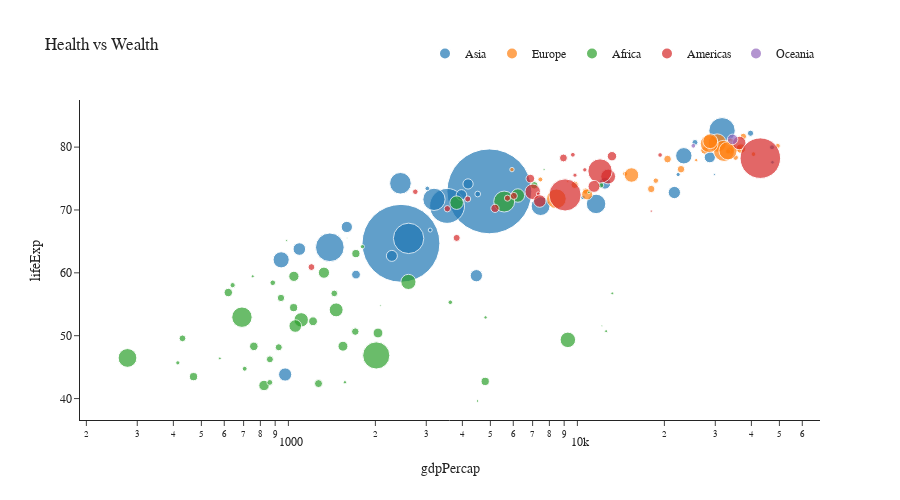

Notebook source saved alongside this figure:
### Code cell
fig = px.scatter(df_px, 
           y='lifeExp', 
           x='gdpPercap', 
           hover_name='country', 
           color='continent', 
           size='pop', 
           size_max=60, 
           log_x=True, 
           height=500, 
           title="Health vs Wealth",
           template='simple_white')
fig.update_layout(font_family="Rockwell",
                  legend=dict(orientation='h', title='', x=1, y=1.1, xanchor="right", yanchor="bottom"))
fig.show()
fig.write_html('population.html')

### Figure 1 — Plotly figure (JSON) as saved in the notebook; plotly's stock layout.template omitted (floating-point values rounded to 4 significant figures)
{"data": [{"hovertemplate": "<b>%{hovertext}</b><br><br>continent=Asia<br>gdpPercap=%{x}<br>lifeExp=%{y}<br>pop=%{marker.size}<extra></extra>", "hovertext": ["Afghanistan", "Bahrain", "Bangladesh", "Cambodia", "China", "Hong Kong, China", "India", "Indonesia", "Iran", "Iraq", "Israel", "Japan", "Jordan", "Korea, Dem. Rep.", "Korea, Rep.", "Kuwait", "Lebanon", "Malaysia", "Mongolia", "Myanmar", "Nepal", "Oman", "Pakistan", "Philippines", "Saudi Arabia", "Singapore", "Sri Lanka", "Syria", "Taiwan", "Thailand", "Vietnam", "West Bank and Gaza", "Yemen, Rep."], "legendgroup": "Asia", "marker": {"color": "#1F77B4", "size": [31889923, 708573, 150448339, 14131858, 1318683096, 6980412, 1110396331, 223547000, 69453570, 27499638, 6426679, 127467972, 6053193, 23301725, 49044790, 2505559, 3921278, 24821286, 2874127, 47761980, 28901790, 3204897, 169270617, 91077287, 27601038, 4553009, 20378239, 19314747, 23174294, 65068149, 85262356, 4018332, 22211743], "sizemode": "area", "sizeref": 366300.0, "symbol": "circle"}, "mode": "markers", "name": "Asia", "orientation": "v", "showlegend": true, "type": "scatter", "x": [974.6, 29800.0, 1391.0, 1714.0, 4959.0, 39720.0, 2452.0, 3541.0, 11610.0, 4471.0, 25520.0, 31660.0, 4519.0, 1593.0, 23350.0, 47310.0, 10460.0, 12450.0, 3096.0, 944, 1091.0, 22320.0, 2606.0, 3190.0, 21650.0, 47140.0, 3970.0, 4185.0, 28720.0, 7458.0, 2442.0, 3025.0, 2281.0], "xaxis": "x", "y": [43.83, 75.64, 64.06, 59.72, 72.96, 82.21, 64.7, 70.65, 70.96, 59.55, 80.75, 82.6, 72.53, 67.3, 78.62, 77.59, 71.99, 74.24, 66.8, 62.07, 63.78, 75.64, 65.48, 71.69, 72.78, 79.97, 72.4, 74.14, 78.4, 70.62, 74.25, 73.42, 62.7], "yaxis": "y"}, {"hovertemplate": "<b>%{hovertext}</b><br><br>continent=Europe<br>gdpPercap=%{x}<br>lifeExp=%{y}<br>pop=%{marker.size}<extra></extra>", "hovertext": ["Albania", "Austria", "Belgium", "Bosnia and Herzegovina", "Bulgaria", "Croatia", "Czech Republic", "Denmark", "Finland", "France", "Germany", "Greece", "Hungary", "Iceland", "Ireland", "Italy", "Montenegro", "Netherlands", "Norway", "Poland", "Portugal", "Romania", "Serbia", "Slovak Republic", "Slovenia", "Spain", "Sweden", "Switzerland", "Turkey", "United Kingdom"], "legendgroup": "Europe", "marker": {"color": "#FF7F0E", "size": [3600523, 8199783, 10392226, 4552198, 7322858, 4493312, 10228744, 5468120, 5238460, 61083916, 82400996, 10706290, 9956108, 301931, 4109086, 58147733, 684736, 16570613, 4627926, 38518241, 10642836, 22276056, 10150265, 5447502, 2009245, 40448191, 9031088, 7554661, 71158647, 60776238], "sizemode": "area", "sizeref": 366300.0, "symbol": "circle"}, "mode": "markers", "name": "Europe", "orientation": "v", "showlegend": true, "type": "scatter", "x": [5937.0, 36130.0, 33690.0, 7446.0, 10680.0, 14620.0, 22830.0, 35280.0, 33210.0, 30470.0, 32170.0, 27540.0, 18010.0, 36180.0, 40680.0, 28570.0, 9254.0, 36800.0, 49360.0, 15390.0, 20510.0, 10810.0, 9787.0, 18680.0, 25770.0, 28820.0, 33860.0, 37510.0, 8458.0, 33200.0], "xaxis": "x", "y": [76.42, 79.83, 79.44, 74.85, 73.0, 75.75, 76.49, 78.33, 79.31, 80.66, 79.41, 79.48, 73.34, 81.76, 78.89, 80.55, 74.54, 79.76, 80.2, 75.56, 78.1, 72.48, 74.0, 74.66, 77.93, 80.94, 80.88, 81.7, 71.78, 79.42], "yaxis": "y"}, {"hovertemplate": "<b>%{hovertext}</b><br><br>continent=Africa<br>gdpPercap=%{x}<br>lifeExp=%{y}<br>pop=%{marker.size}<extra></extra>", "hovertext": ["Algeria", "Angola", "Benin", "Botswana", "Burkina Faso", "Burundi", "Cameroon", "Central African Republic", "Chad", "Comoros", "Congo, Dem. Rep.", "Congo, Rep.", "Cote d'Ivoire", "Djibouti", "Egypt", "Equatorial Guinea", "Eritrea", "Ethiopia", "Gabon", "Gambia", "Ghana", "Guinea", "Guinea-Bissau", "Kenya", "Lesotho", "Liberia", "Libya", "Madagascar", "Malawi", "Mali", "Mauritania", "Mauritius", "Morocco", "Mozambique", "Namibia", "Niger", "Nigeria", "Reunion", "Rwanda", "Sao Tome and Principe", "Senegal", "Sierra Leone", "Somalia", "South Africa", "Sudan", "Swaziland", "Tanzania", "Togo", "Tunisia", "Uganda", "Zambia", "Zimbabwe"], "legendgroup": "Africa", "marker": {"color": "#2CA02C", "size": [33333216, 12420476, 8078314, 1639131, 14326203, 8390505, 17696293, 4369038, 10238807, 710960, 64606759, 3800610, 18013409, 496374, 80264543, 551201, 4906585, 76511887, 1454867, 1688359, 22873338, 9947814, 1472041, 35610177, 2012649, 3193942, 6036914, 19167654, 13327079, 12031795, 3270065, 1250882, 33757175, 19951656, 2055080, 12894865, 135031164, 798094, 8860588, 199579, 12267493, 6144562, 9118773, 43997828, 42292929, 1133066, 38139640, 5701579, 10276158, 29170398, 11746035, 12311143], "sizemode": "area", "sizeref": 366300.0, "symbol": "circle"}, "mode": "markers", "name": "Africa", "orientation": "v", "showlegend": true, "type": "scatter", "x": [6223.0, 4797.0, 1441.0, 12570.0, 1217.0, 430.1, 2042.0, 706.0, 1704.0, 986.1, 277.6, 3633.0, 1545.0, 2082.0, 5581.0, 12150.0, 641.4, 690.8, 13210.0, 752.7, 1328.0, 942.7, 579.2, 1463.0, 1569.0, 414.5, 12060.0, 1045.0, 759.3, 1043.0, 1803.0, 10960.0, 3820.0, 823.7, 4811.0, 619.7, 2014.0, 7670.0, 863.1, 1598.0, 1712.0, 862.5, 926.1, 9270.0, 2602.0, 4513.0, 1107.0, 883.0, 7093.0, 1056.0, 1271.0, 469.7], "xaxis": "x", "y": [72.3, 42.73, 56.73, 50.73, 52.3, 49.58, 50.43, 44.74, 50.65, 65.15, 46.46, 55.32, 48.33, 54.79, 71.34, 51.58, 58.04, 52.95, 56.73, 59.45, 60.02, 56.01, 46.39, 54.11, 42.59, 45.68, 73.95, 59.44, 48.3, 54.47, 64.16, 72.8, 71.16, 42.08, 52.91, 56.87, 46.86, 76.44, 46.24, 65.53, 63.06, 42.57, 48.16, 49.34, 58.56, 39.61, 52.52, 58.42, 73.92, 51.54, 42.38, 43.49], "yaxis": "y"}, {"hovertemplate": "<b>%{hovertext}</b><br><br>continent=Americas<br>gdpPercap=%{x}<br>lifeExp=%{y}<br>pop=%{marker.size}<extra></extra>", "hovertext": ["Argentina", "Bolivia", "Brazil", "Canada", "Chile", "Colombia", "Costa Rica", "Cuba", "Dominican Republic", "Ecuador", "El Salvador", "Guatemala", "Haiti", "Honduras", "Jamaica", "Mexico", "Nicaragua", "Panama", "Paraguay", "Peru", "Puerto Rico", "Trinidad and Tobago", "United States", "Uruguay", "Venezuela"], "legendgroup": "Americas", "marker": {"color": "#D62728", "size": [40301927, 9119152, 190010647, 33390141, 16284741, 44227550, 4133884, 11416987, 9319622, 13755680, 6939688, 12572928, 8502814, 7483763, 2780132, 108700891, 5675356, 3242173, 6667147, 28674757, 3942491, 1056608, 301139947, 3447496, 26084662], "sizemode": "area", "sizeref": 366300.0, "symbol": "circle"}, "mode": "markers", "name": "Americas", "orientation": "v", "showlegend": true, "type": "scatter", "x": [12780.0, 3822.0, 9066.0, 36320.0, 13170.0, 7007.0, 9645.0, 8948.0, 6025.0, 6873.0, 5728.0, 5186.0, 1202.0, 3548.0, 7321.0, 11980.0, 2749.0, 9809.0, 4173.0, 7409.0, 19330.0, 18010.0, 42950.0, 10610.0, 11420.0], "xaxis": "x", "y": [75.32, 65.55, 72.39, 80.65, 78.55, 72.89, 78.78, 78.27, 72.23, 74.99, 71.88, 70.26, 60.92, 70.2, 72.57, 76.19, 72.9, 75.54, 71.75, 71.42, 78.75, 69.82, 78.24, 76.38, 73.75], "yaxis": "y"}, {"hovertemplate": "<b>%{hovertext}</b><br><br>continent=Oceania<br>gdpPercap=%{x}<br>lifeExp=%{y}<br>pop=%{marker.size}<extra></extra>", "hovertext": ["Australia", "New Zealand"], "legendgroup": "Oceania", "marker": {"color": "#9467BD", "size": [20434176, 4115771], "sizemode": "area", "sizeref": 366300.0, "symbol": "circle"}, "mode": "markers", "name": "Oceania", "orientation": "v", "showlegend": true, "type": "scatter", "x": [34440.0, 25190.0], "xaxis": "x", "y": [81.23, 80.2], "yaxis": "y"}], "layout": {"font": {"family": "Rockwell"}, "height": 500, "legend": {"itemsizing": "constant", "orientation": "h", "title": {"text": ""}, "tracegroupgap": 0, "x": 1, "xanchor": "right", "y": 1.1, "yanchor": "bottom"}, "title": {"text": "Health vs Wealth"}, "xaxis": {"anchor": "y", "domain": [0, 1], "title": {"text": "gdpPercap"}, "type": "log"}, "yaxis": {"anchor": "x", "domain": [0, 1], "title": {"text": "lifeExp"}}}}
